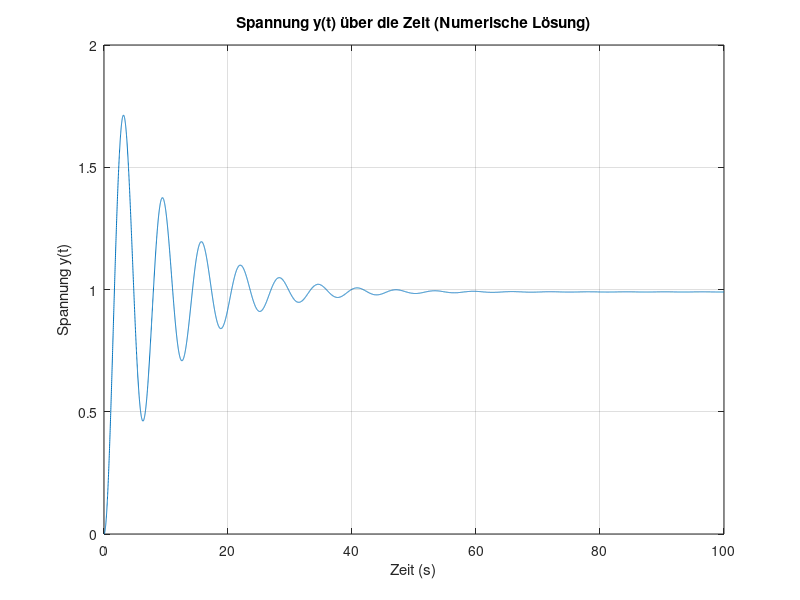

Recreate this plot in MATLAB.
% Parameterwerte
R1_val = 0.1;  
R2_val = 10.0;   
L_val = 1.0;  
C_val = 1.0;
u_val = 1;

% Matrix A, B, und C in Standardform
A = [ -R1_val / L_val, -1 / L_val;
       1 / C_val,     -1 / (R2_val * C_val) ];

B = [1 / L_val;
     0];

C_matrix = [0, 1];

% Anfangswerte
x0 = [0; 0];  % x1(0) = 0 und x2(0) = 0

% Zeitvektor
t = 0:0.01:100;

% Funktion für die Simulation
dx_dt = @(t, x) A * x + B * u_val;

% Numerische Lösung mit ode45
[t, x] = ode45(dx_dt, t, x0);

% Berechnung von y(t) = C * x(t)
x2_t = C_matrix * x';

% Plot
plot(t, x2_t);
title('Spannung y(t) über die Zeit (Numerische Lösung)');
xlabel('Zeit (s)');
ylabel('Spannung y(t)');
grid on;
